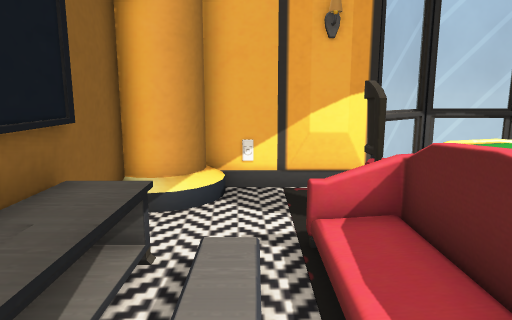
view 1 (above)

16 first-person views from a walk through a Unity game level. The camera is 1.2 m above the floor, tilts 10° down and sees 70° across. The floor is counted in squares, 0.5 m on a side. Each view is taken from the middle of a square. On the plan, view 1 faces up. The plan holds only what a view shows up to about 20 squares ahead; the rest is blank. The player is left out. Some surface patterns are stand-ins.

view 2
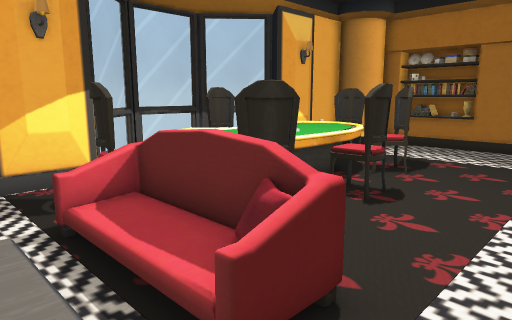

view 3
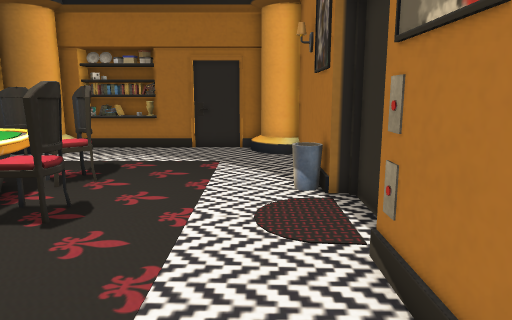

view 4
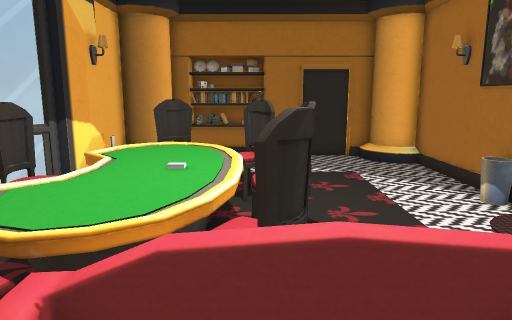

view 5
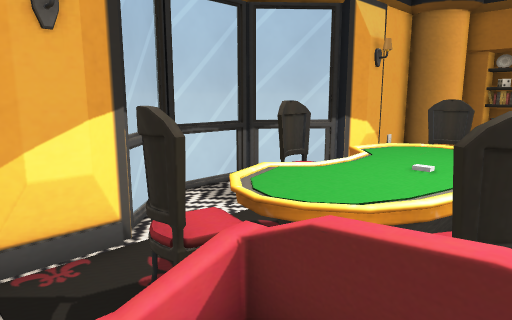

view 6
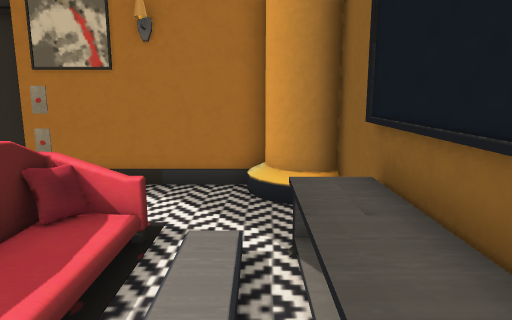

view 7
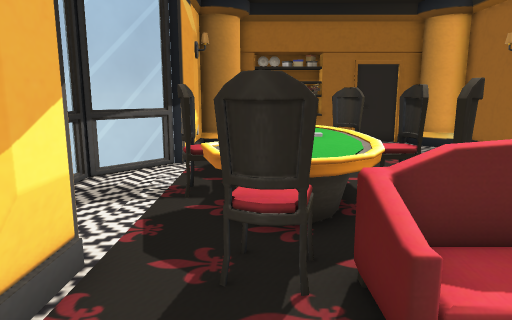

view 8
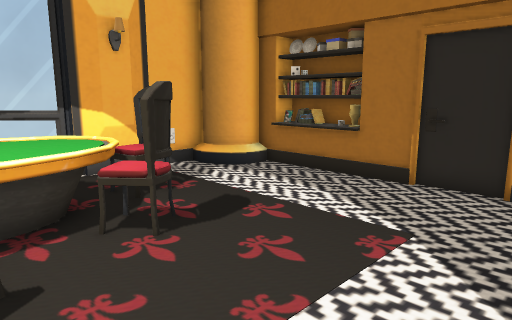

view 9
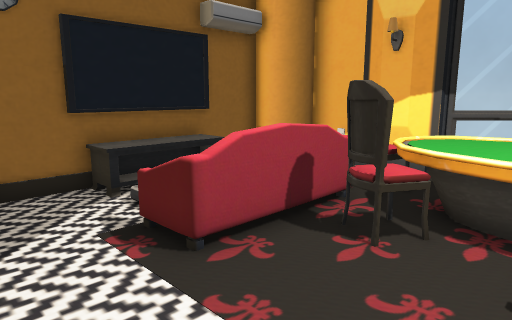

view 10
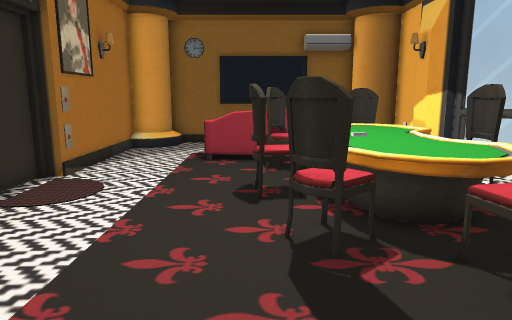

view 11
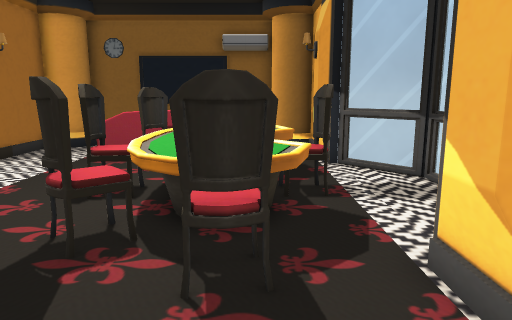

view 12
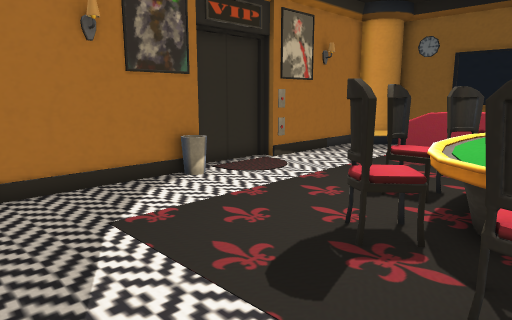

view 13
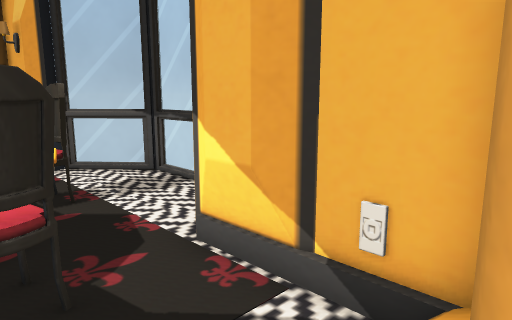

view 14
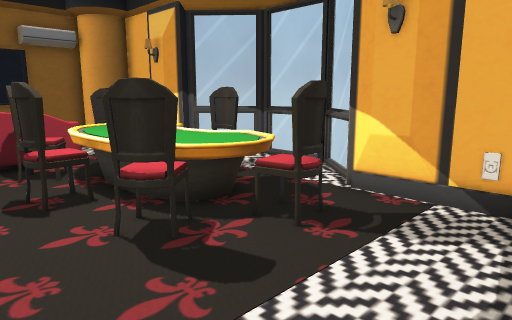

view 15
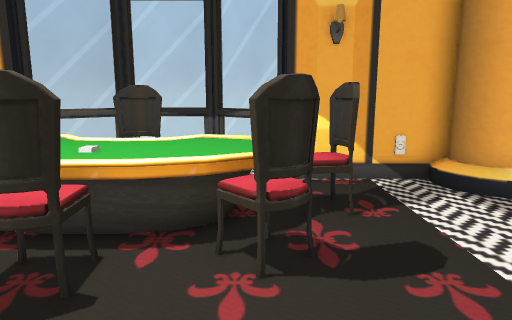

view 16
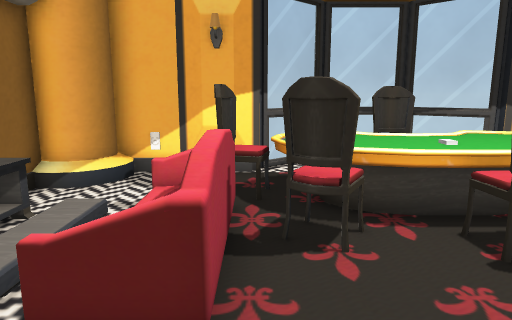

### Floor plan
Key: @ floor where view 1 was taken; # wall or solid block; . floor; / step, stairs or slope; = window, fence, low wall or low ledge; ^ raised ledge; O other object.
Columns run from 3 left of view 1 to 18 right of it. Each row starts with its distance up from view 1.
 11        ##   ##
 10      ### ... ###
  9   #####OOOOOOO######
  8 ###..OOOOOOOOO  ...##
  7 #....OOOOOOOOOOO....##
  6 #...OOOOOOOOOOOO....##
  5 #^//#OOOOOOOOO  ....##
  4 ^^///OOOOOOOOOO ....##
  3 ^^///O#O OOO O  ....#
  2 ^^///OO         ....#
  1 # ..OOO         ....#
  0 #..@................#
 -1 ##.................##
 -2 ###.........==....##
 -3   ##################

Positions as (right, up) in squares from view 1, and headings:
1: (0, 0), facing up
2: (-1, -1), facing up-right
3: (0, -1), facing right
4: (0, 4), facing right
5: (0, 3), facing up-right
6: (-1, 7), facing down
7: (-2, 7), facing right
8: (7, -2), facing up-right
9: (7, -2), facing up-left
10: (16, 3), facing left
11: (16, 7), facing left
12: (16, 7), facing down-left
13: (16, 6), facing up-left
14: (16, 1), facing up-left
15: (10, -1), facing up
16: (3, -2), facing up
